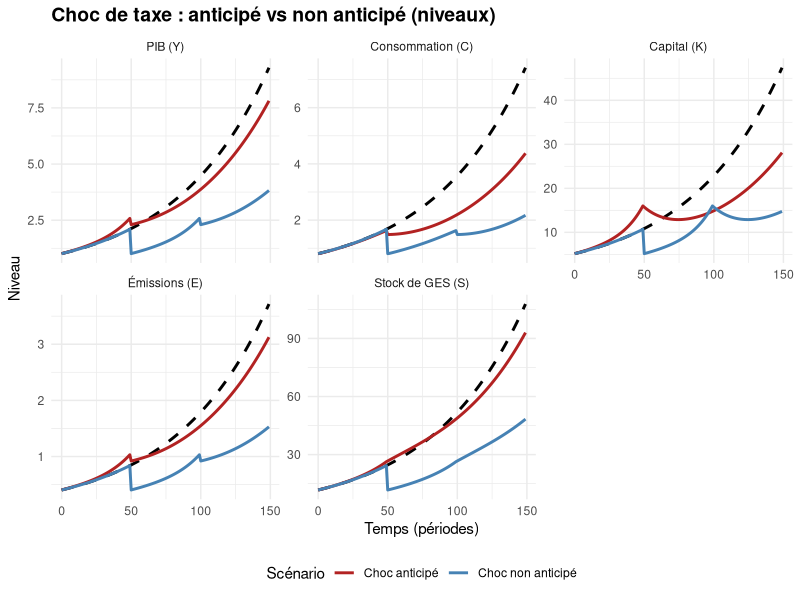
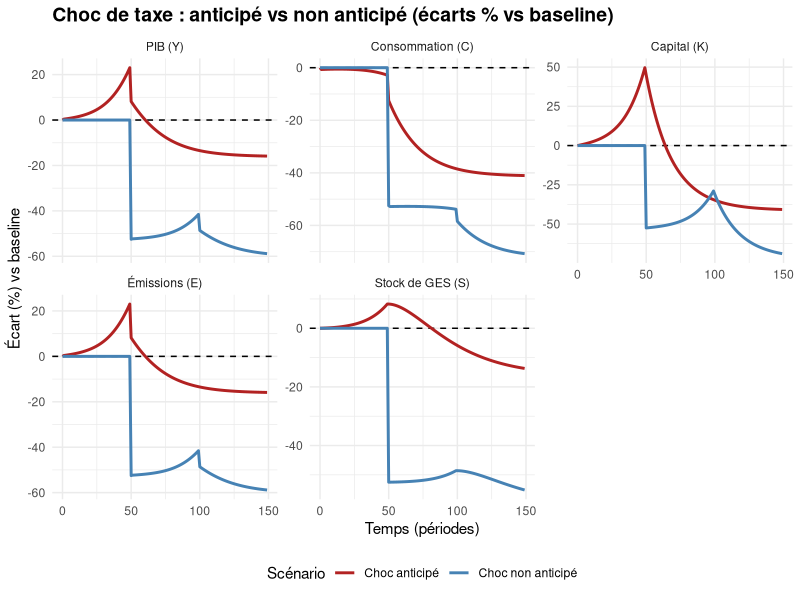

Generate these figures, in order, with R: (Note: this script raises an error after producing the figures.)
library(readr)
library(dplyr)
library(ggplot2)

# ===============================
# 0) Lecture des données
# ===============================
df <- read_csv("data_raw/compare_anticipated_vs_unanticipated.csv")

if (!dir.exists("figures")) dir.create("figures")

# Labels pour les variables
var_labels <- c(
  Y = "PIB (Y)",
  C = "Consommation (C)",
  K = "Capital (K)",
  E = "Émissions (E)",
  S = "Stock de GES (S)"
)

# Labels pour les scénarios (plus lisibles)
scenario_labels <- c(
  baseline      = "Baseline",
  anticipated   = "Choc anticipé",
  unanticipated = "Choc non anticipé"
)

df <- df %>%
  mutate(
    variable_label = factor(variable,
                            levels = names(var_labels),
                            labels = unname(var_labels)),
    scenario_label = factor(scenario,
                            levels = names(scenario_labels),
                            labels = unname(scenario_labels))
  )

# Palette pour les scénarios "choc"
cols_scen <- c(
  "Choc anticipé"   = "firebrick",
  "Choc non anticipé" = "steelblue"
)

# ===============================
# 1) Niveaux : BAU vs anticipé vs non anticipé
# ===============================

# Baseline + deux scénarios de choc
p_levels <- ggplot(df, aes(x = t, y = level)) +
  # Baseline : noir pointillé
  geom_line(
    data = df %>% filter(scenario == "baseline"),
    aes(group = scenario_label),
    color = "black",
    linetype = "dashed",
    linewidth = 1
  ) +
  # Anticipé / non anticipé : couleurs différentes
  geom_line(
    data = df %>% filter(scenario != "baseline"),
    aes(color = scenario_label),
    linewidth = 1
  ) +
  facet_wrap(~ variable_label, scales = "free_y") +
  scale_color_manual(values = cols_scen) +
  labs(
    x = "Temps (périodes)",
    y = "Niveau",
    color = "Scénario",
    title = "Choc de taxe : anticipé vs non anticipé (niveaux)"
  ) +
  theme_minimal() +
  theme(
    plot.title = element_text(face = "bold", size = 14),
    legend.position = "bottom"
  )

ggsave("figures/compare_tax_shock_levels.png",
       p_levels, width = 12, height = 8, dpi = 300)

# ===============================
# 2) Écarts % vs baseline
# ===============================

df_dev <- df %>% filter(scenario != "baseline")

p_dev <- ggplot(df_dev, aes(x = t, y = dev_pct, color = scenario_label)) +
  geom_hline(yintercept = 0, linetype = "dashed") +
  geom_line(linewidth = 1) +
  facet_wrap(~ variable_label, scales = "free_y") +
  scale_color_manual(values = cols_scen) +
  labs(
    x = "Temps (périodes)",
    y = "Écart (%) vs baseline",
    color = "Scénario",
    title = "Choc de taxe : anticipé vs non anticipé (écarts % vs baseline)"
  ) +
  theme_minimal() +
  theme(
    plot.title = element_text(face = "bold", size = 14),
    legend.position = "bottom"
  )

ggsave("figures/compare_tax_shock_dev_pct.png",
       p_dev, width = 12, height = 8, dpi = 300)

ed